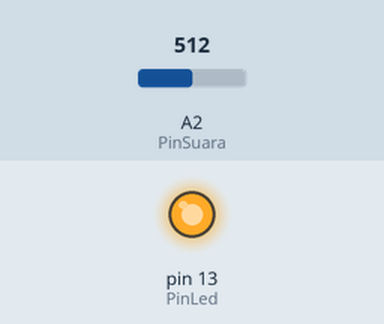
This sketch was run on a simulated Arduino Uno, built with avr-gcc and run on an emulated ATmega328P. Shown: output pins drawn as LEDs (lit = HIGH). Inputs (shaded band) come from the test bench; at power-on: A2 (PinSuara) = 512.

Above: at 1.3 s.
1.4 s: A2 (PinSuara) set to 214
2.9 s: A2 (PinSuara) set to 183
At 4.2 s:
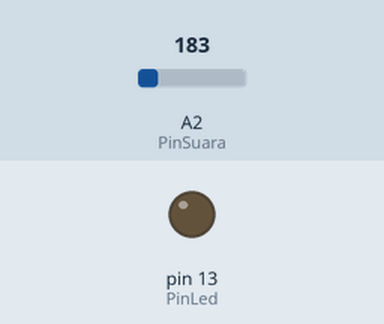
4.5 s: A2 (PinSuara) set to 306
At 5.4 s:
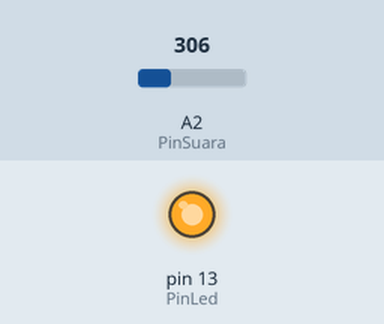
6.0 s: A2 (PinSuara) set to 122
At 6.5 s:
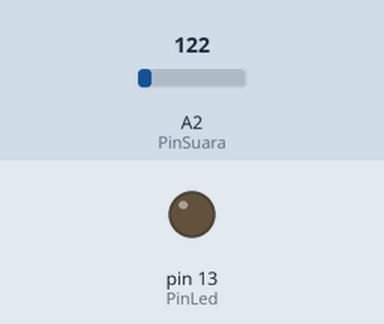
Timing chart, 0 to 8.5 s (numbered marks = the images above; inputs shaded):
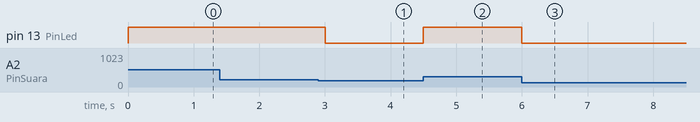

The sketch:

sketch_nov2a.ino
```cpp
const int PinLed = 13;
const int PinSuara = A2;
const int AmbangNilai = 200;

void setup() {
  // put your setup code here, to run once:
  Serial.begin(9600);
  pinMode(PinLed, OUTPUT);
  pinMode(PinSuara, INPUT);
}

void loop() {
  // put your main code here, to run repeatedly:
  int sensorSuara = analogRead(PinSuara);
  if (sensorSuara >= AmbangNilai) {
    digitalWrite(PinLed, HIGH);
    delay(500);
  }
  else{
    digitalWrite(PinLed, LOW);
  }
}
```

Measured:
- the behaviour switches between 200 and 199 on A2 (PinSuara) (found by bisection; images 0 and 1)
- after the input at 1.4 s, every drawn part: stays the same
- after the input at 2.9 s, pin 13 (PinLed): HIGH → LOW after 0.10 s
- after the input at 4.5 s, pin 13 (PinLed): LOW → HIGH at once
- after the input at 6.0 s, pin 13 (PinLed): HIGH → LOW at once
